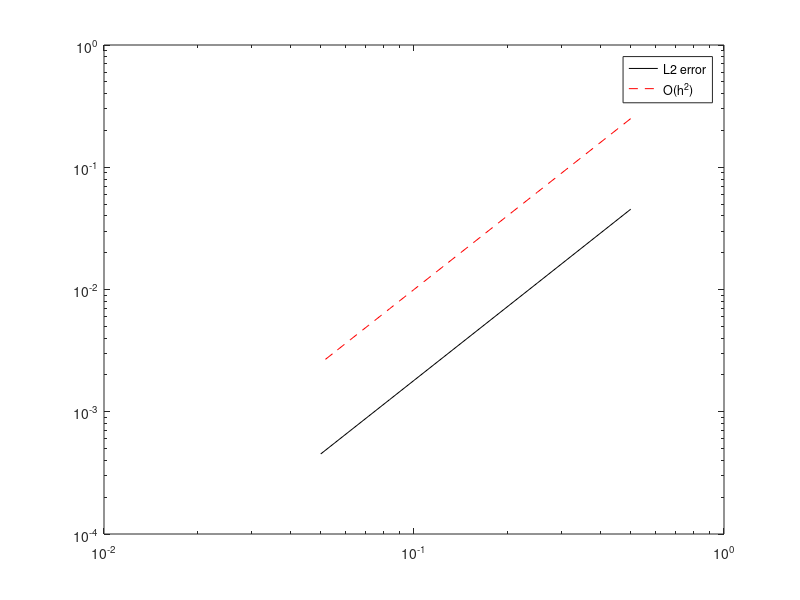

This chart was generated by the following MATLAB code:
 






xmin=0; xmax=1;
N=(1:1:10)*2;

ErrL=zeros(1, length(N));
hsize=zeros(1,length(N));

for i=1:1:length(N)
    % 权重和求积节点
    Ni=N(i);
    h=(xmax-xmin)/Ni;
    w=ones(1, Ni+1)*h;
    w(1)=1/2*h; w(Ni+1)=1/2*h;
    xpoints=xmin+h*(0:1:Ni);

    % 形成系数矩阵
    Amatrix=zeros(Ni+1, Ni+1);
    F=zeros(Ni+1, 1);
    for m=1:1:Ni+1
        for n=1:1:Ni+1
            Amatrix(m,n)=-0.5*(xpoints(m)+1)*exp(-xpoints(m)*xpoints(n))*w(n);
        end
        F(m)=exp(-xpoints(m))-0.5+0.5*exp(-(xpoints(m)+1));
    end
    M=eye(Ni+1)+Amatrix;

    u=M\F;
    utrue=exp(-xpoints);
    uerr=(utrue'-u).^2;
    ErrL(i)=sqrt(w*uerr);
    hsize(i)=h;
    % 离散L2误差

end

loglog(hsize, ErrL, '-k', 'DisplayName', 'L2 error');
hold on
loglog(hsize,hsize.^2, '--r', 'DisplayName', 'O(h^2)');
legend
hold off
























